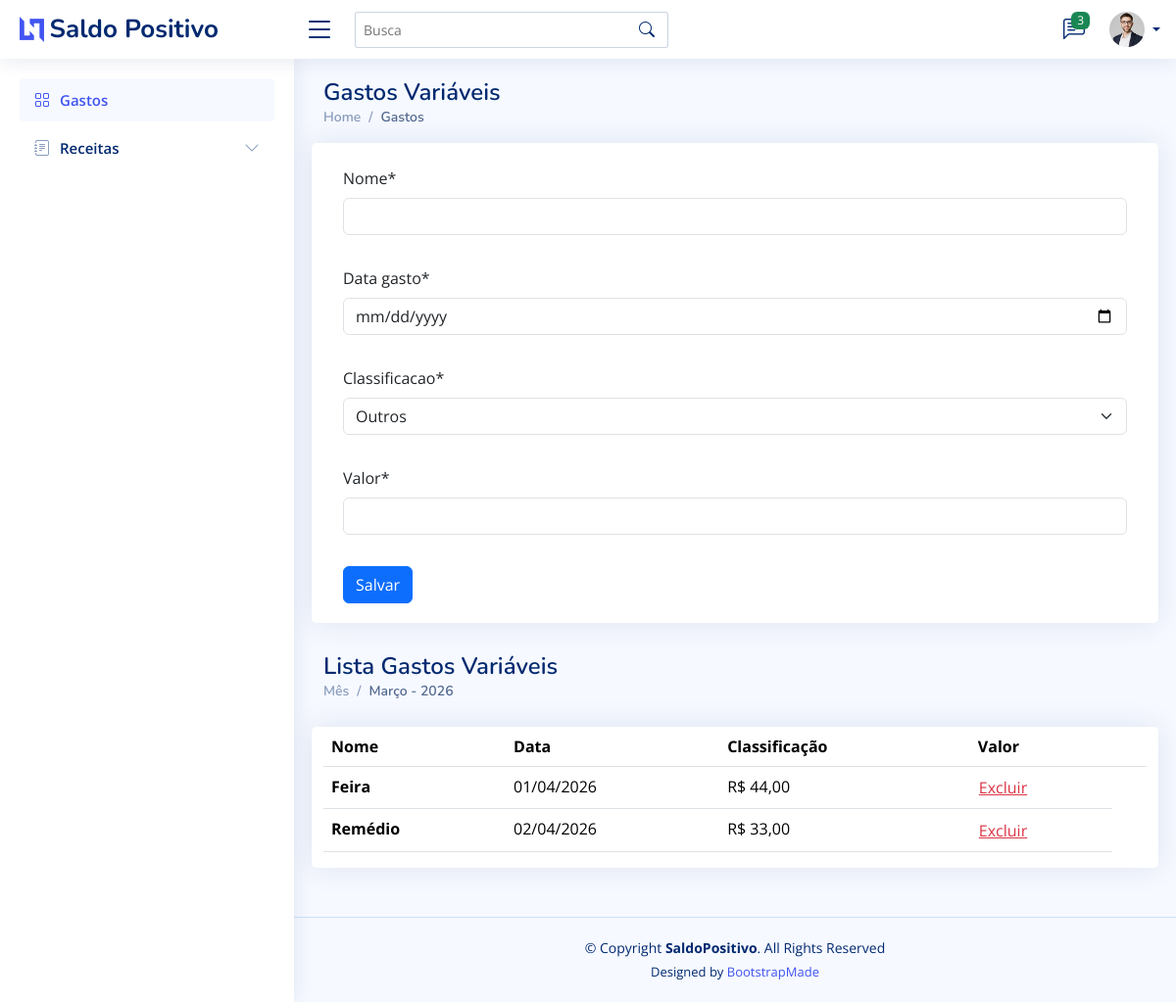
Before: /gastos/ (signed in) with the older database file.
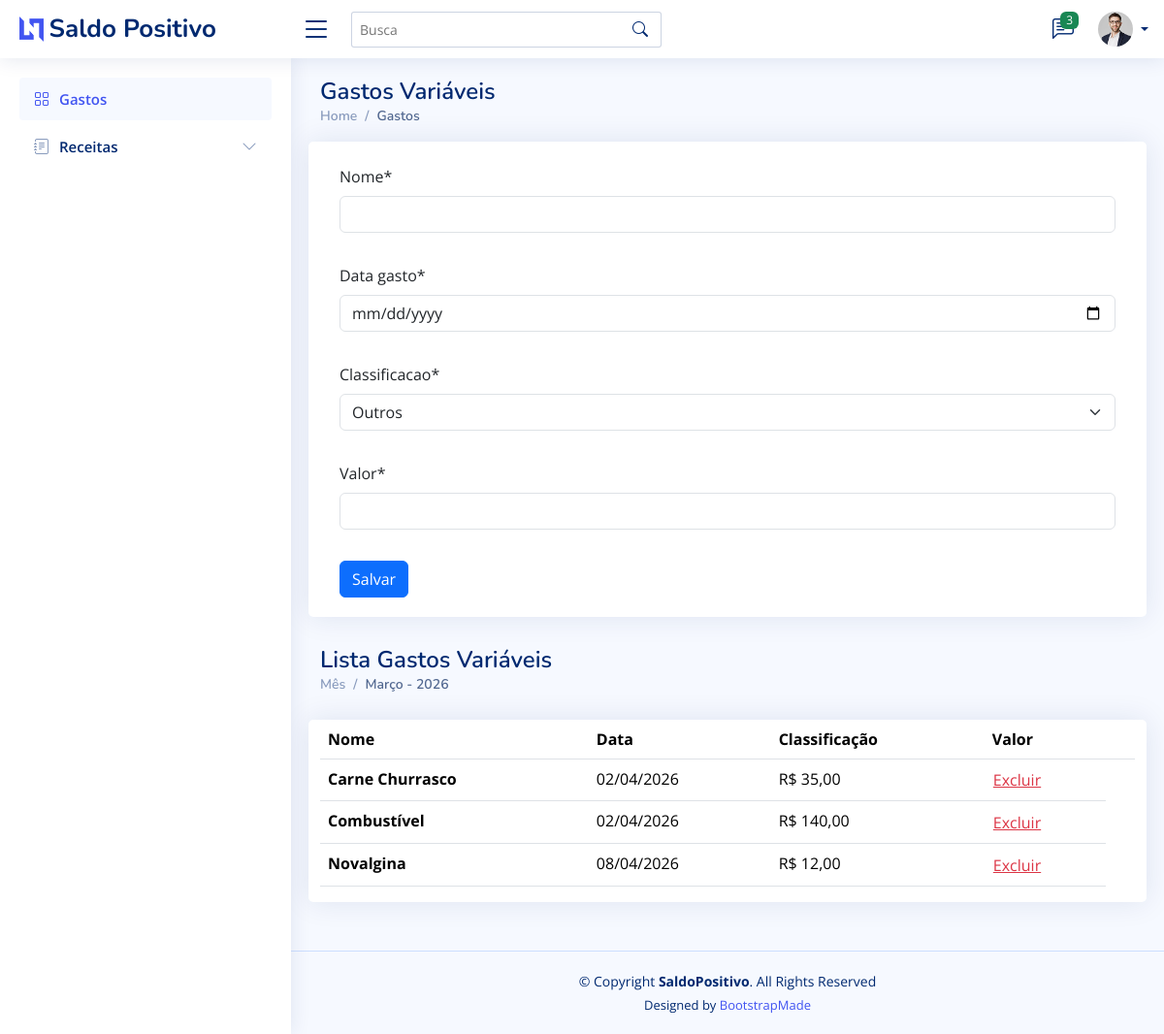
After: the same page with the newer database file.
### gastos/models.py (models this page shows, shortened)
class Gasto(models.Model):
    class Classificacao(models.TextChoices):
        ALIMENTACAO = "ALIMENTACAO", "Alimentação"
        TRANSPORTE = "TRANSPORTE", "Transporte"
        MORADIA = "MORADIA", "Moradia"
        SAUDE = "SAUDE", "Saúde"
        LAZER = "LAZER", "Lazer"
        OUTROS = "OUTROS", "Outros"
    criado_em = models.DateTimeField(auto_now_add=True)
    '''criado_por = models.ForeignKey(
        settings.AUTH_USER_MODEL,
        on_delete=models.PROTECT,
        related_name="gastos_criados",
    )'''
    nome = models.CharField(max_length=120)
    data_gasto = models.DateField()
    classificacao = models.CharField(
        max_length=20,
        choices=Classificacao.choices,
        default=Classificacao.OUTROS,
    )
    valor = models.DecimalField(max_digits=10, decimal_places=2)
    class Meta:
        ordering = ["-data_gasto", "-criado_em"]
        verbose_name = "Gasto"
        verbose_name_plural = "Gastos"

### gastos/views.py (the view)
# urls.py: path('gastos/', gastos_var, name='gastos_var'),
def gastos_var(request):
    if not request.user.is_authenticated:
        messages.error(request, 'Usuário não logado')
        return redirect('login')
    inicio_mes, inicio_prox_mes = filtroMesAtual()
    dados = Gasto.objects.filter(data_gasto__gte=inicio_mes, data_gasto__lt=inicio_prox_mes).order_by('data_gasto')
    if request.method == "POST":
            form = GastoForm(request.POST)
            if form.is_valid():
                form.save()
                messages.success(request, "Registro criado com sucesso!")
                return redirect("gastos_var")
    else:
        form = GastoForm()
    return render(request, 'gastos_var.html', {"form": form, "itens": dados})

### gastos/forms.py
class GastoForm(forms.ModelForm):
    class Meta:
        model = Gasto
        fields = ["nome", "data_gasto", "classificacao", "valor"]
        widgets = {
            "data_gasto": forms.DateInput(attrs={"type": "date"}),
            "valor": forms.NumberInput(attrs={"step": "0.01", "min": "0"}),
        }

### gastos/views.py (called while the page is built)
def filtroMesAtual():
    hoje = timezone.localdate()
    inicio_mes = hoje.replace(day=1)
    if inicio_mes.month == 12:
        inicio_prox_mes = inicio_mes.replace(year=inicio_mes.year + 1, month=1)
    else:
        inicio_prox_mes = inicio_mes.replace(month=inicio_mes.month + 1)
    return inicio_mes, inicio_prox_mes

### gastos/templates/gastos_var.html (shortened to what this page needs)
{% extends 'partials/modelo.html' %}
{% block content %}
{% load static %}
{% load crispy_forms_tags %}
  <main id="main" class="main">
    <div class="pagetitle">
      <h1>Gastos Variáveis</h1>
      <nav>
        <ol class="breadcrumb">
          <li class="breadcrumb-item"><a href="{% url 'index' %}">Home</a></li>
          <li class="breadcrumb-item active">Gastos</li>
        </ol>
      </nav>
    </div>
    <section class="section dashboard">
      <div class="row">
        <div class="col-lg-12">
          <div class="row">
          <div class="card">
            <div class="card-body"><br>
              <form class="row g-3" method="post">
                {{ form|crispy }}
                <div class="col-lg-4">
                <button type="submit" class="btn btn-primary">Salvar</button>
                </div>
              </form>
            </div>
          </div>
          <div class="pagetitle">
            <h1>Lista Gastos Variáveis</h1>
            <nav>
              <ol class="breadcrumb">
                <li class="breadcrumb-item">Mês</li>
                <li class="breadcrumb-item active">Março - 2026</li>
              </ol>
            </nav>
          </div>
            <div class="card">
              <table class="table table-hover">
                <thead>
                  <tr>
                    <th scope="col">Nome</th>
                    <th scope="col">Data</th>
                    <th scope="col">Classificação</th>
                    <th scope="col">Valor</th>
                    <th scope="col"></th>
                  </tr>
                </thead>
                <tbody>
                  {% for item in itens %}
                  <tr>
                    <th scope="row">{{item.nome }}</th>
                    <td>{{item.data_gasto|date:"d/m/Y"}}</td>
                    <td>R$ {{item.valor}}</td>
                    <td><form action="{% url 'excluir_gasto' item.id %}" method="POST" style="display:inline;">
                      <button type="submit"
                              class="btn btn-link text-danger p-0 m-0"
                              onclick="return confirm('Tem certeza que deseja excluir o gasto: {{ item.nome }}?')">
                          Excluir
                      </button>
                  </form></td>
                  </tr>
                  {% empty %}
                  <tr>
                    <td colspan="4" class="text-center">Nenhum dado encontrado.</td>
                  </tr>
                  {% endfor %}
                </tbody>
              </table>
          </div>
          </div>
        </div>
      </div>
    </section>
  </main>
  {% endblock %}

### gastos/templates/partials/modelo.html (shortened to what this page needs)
{% load static %}
<!DOCTYPE html>
<html lang="pt-br">
<head>
  <link href="{% static 'assets/vendor/bootstrap/css/bootstrap.min.css' %}" rel="stylesheet">
  <link href="{% static 'assets/vendor/bootstrap-icons/bootstrap-icons.css' %}" rel="stylesheet">
  <link href="{% static 'assets/vendor/boxicons/css/boxicons.min.css' %}" rel="stylesheet">
  <link href="{% static 'assets/vendor/quill/quill.snow.css' %}" rel="stylesheet">
  <link href="{% static 'assets/vendor/quill/quill.bubble.css' %}" rel="stylesheet">
  <link href="{% static 'assets/vendor/remixicon/remixicon.css' %}" rel="stylesheet">
  <link href="{% static 'assets/vendor/simple-datatables/style.css' %}" rel="stylesheet">
  <link href="{% static 'assets/css/style.css' %}" rel="stylesheet">
</head>
<body>
  <header id="header" class="header fixed-top d-flex align-items-center">
    <div class="d-flex align-items-center justify-content-between">
      <a href="{% url 'index' %}" class="logo d-flex align-items-center">
        <img src="{% static 'assets/img/logo.png' %}" alt="">
        <span class="d-none d-lg-block">Saldo Positivo</span>
      </a>
      <i class="bi bi-list toggle-sidebar-btn"></i>
    </div>
    <div class="search-bar">
      <form class="search-form d-flex align-items-center" method="POST" action="#">
        <input type="text" name="query" placeholder="Busca" title="Enter search keyword">
        <button type="submit" title="Search"><i class="bi bi-search"></i></button>
      </form>
    </div>
    <nav class="header-nav ms-auto">
      <ul class="d-flex align-items-center">
        <li class="nav-item dropdown">
          <a class="nav-link nav-icon" href="#" data-bs-toggle="dropdown">
            <i class="bi bi-chat-left-text"></i>
            <span class="badge bg-success badge-number">3</span>
          </a>
        </li>
        <li class="nav-item dropdown pe-3">
          <a class="nav-link nav-profile d-flex align-items-center pe-0" href="#" data-bs-toggle="dropdown">
            <img src="{% static 'assets/img/profile-img.jpg' %}"  class="rounded-circle">
            <span class="d-none d-md-block dropdown-toggle ps-2">{{ nome }}</span>
          </a>
        </li>
      </ul>
    </nav>
  </header>
  <aside id="sidebar" class="sidebar">
    <ul class="sidebar-nav" id="sidebar-nav">
      <li class="nav-item">
        <a class="nav-link " href="{% url 'gastos_var' %}">
          <i class="bi bi-grid"></i>
          <span>Gastos</span>
        </a>
      </li>
      <li class="nav-item">
        <a class="nav-link collapsed" data-bs-target="#forms-nav" data-bs-toggle="collapse" href="#">
          <i class="bi bi-journal-text"></i><span>Receitas</span><i class="bi bi-chevron-down ms-auto"></i>
        </a>
          </li>
        </ul>
  </aside>
 {% block content %} {% endblock %}
  <footer id="footer" class="footer">
    <div class="copyright">
      &copy; Copyright <strong><span>SaldoPositivo</span></strong>. All Rights Reserved
    </div>
    <div class="credits">
      Designed by <a href="https://bootstrapmade.com/">BootstrapMade</a>
    </div>
  </footer>
</body>
</html>

### gastos/static/assets/css/style.css (style rules this page uses)
:root { scroll-behavior: smooth; }
body { font-family: "Open Sans", sans-serif; background: #f6f9ff; color: #444444; }
a { color: #4154f1; text-decoration: none; }
h1, h2, h3, h4, h5, h6 { font-family: "Nunito", sans-serif; }
#main { margin-top: 60px; padding: 20px 30px; transition: all 0.3s; }
.pagetitle { margin-bottom: 10px; }
.pagetitle h1 { font-size: 24px; margin-bottom: 0; font-weight: 600; color: #012970; }
.card { margin-bottom: 30px; border: none; border-radius: 5px; box-shadow: 0px 0 30px rgba(1, 41, 112, 0.1); }
.card-body { padding: 0 20px 20px 20px; }
.breadcrumb { font-size: 14px; font-family: "Nunito", sans-serif; color: #899bbd; font-weight: 600; }
.breadcrumb a { color: #899bbd; transition: 0.3s; }
.breadcrumb .breadcrumb-item::before { color: #899bbd; }
.breadcrumb .active { color: #51678f; font-weight: 600; }
.logo { line-height: 1; }
@media (min-width: 1200px) { .logo { width: 280px; } }
.logo img { max-height: 26px; margin-right: 6px; }
.logo span { font-size: 26px; font-weight: 700; color: #012970; font-family: "Nunito", sans-serif; }
.header { transition: all 0.5s; z-index: 997; height: 60px; box-shadow: 0px 2px 20px rgba(1, 41, 112, 0.1); background-color: #fff; padding-left: 20px; }
.header .toggle-sidebar-btn { font-size: 32px; padding-left: 10px; cursor: pointer; color: #012970; }
.header .search-bar { min-width: 360px; padding: 0 20px; }
.header .search-form { width: 100%; }
.header .search-form input { border: 0; font-size: 14px; color: #012970; border: 1px solid rgba(1, 41, 112, 0.2); padding: 7px 38px 7px 8px; border-radius: 3px; transition: 0.3s; width: 100%; }
.header .search-form button { border: 0; padding: 0; margin-left: -30px; background: none; }
.header .search-form button i { color: #012970; }
.header-nav ul { list-style: none; }
.header-nav>ul { margin: 0; padding: 0; }
.header-nav .nav-icon { font-size: 22px; color: #012970; margin-right: 25px; position: relative; }
.header-nav .nav-profile { color: #012970; }
.header-nav .nav-profile img { max-height: 36px; }
.header-nav .nav-profile span { font-size: 14px; font-weight: 600; }
.header-nav .badge-number { position: absolute; inset: -2px -5px auto auto; font-weight: normal; font-size: 12px; padding: 3px 6px; }
.sidebar { position: fixed; top: 60px; left: 0; bottom: 0; width: 300px; z-index: 996; transition: all 0.3s; padding: 20px; overflow-y: auto; scrollbar-width: thin; scrollbar-color: #aab7cf transparent; box-shadow: 0px 0px 20px rgba(1, 41, 112, 0.1); background-color: #fff; }
@media (min-width: 1200px) { #main, #footer { margin-left: 300px; } }
.sidebar-nav { padding: 0; margin: 0; list-style: none; }
.sidebar-nav li { padding: 0; margin: 0; list-style: none; }
.sidebar-nav .nav-item { margin-bottom: 5px; }
.sidebar-nav .nav-link { display: flex; align-items: center; font-size: 15px; font-weight: 600; color: #4154f1; transition: 0.3; background: #f6f9ff; padding: 10px 15px; border-radius: 4px; }
.sidebar-nav .nav-link i { font-size: 16px; margin-right: 10px; color: #4154f1; }
.sidebar-nav .nav-link.collapsed { color: #012970; background: #fff; }
.sidebar-nav .nav-link.collapsed i { color: #899bbd; }
.sidebar-nav .nav-link .bi-chevron-down { margin-right: 0; transition: transform 0.2s ease-in-out; }
.footer { padding: 20px 0; font-size: 14px; transition: all 0.3s; border-top: 1px solid #cddfff; }
.footer .copyright { text-align: center; color: #012970; }
.footer .credits { padding-top: 5px; text-align: center; font-size: 13px; color: #012970; }

Changed rows visible on the page:
removed Gasto: nome "Feira", data_gasto "01/04/2026", valor "44,00"
removed Gasto: nome "Remédio", data_gasto "02/04/2026", valor "33,00"
added Gasto: nome "Carne Churrasco", data_gasto "02/04/2026", valor "35,00"
added Gasto: nome "Combustível", data_gasto "02/04/2026", valor "140,00"
added Gasto: nome "Novalgina", data_gasto "08/04/2026", valor "12,00"
